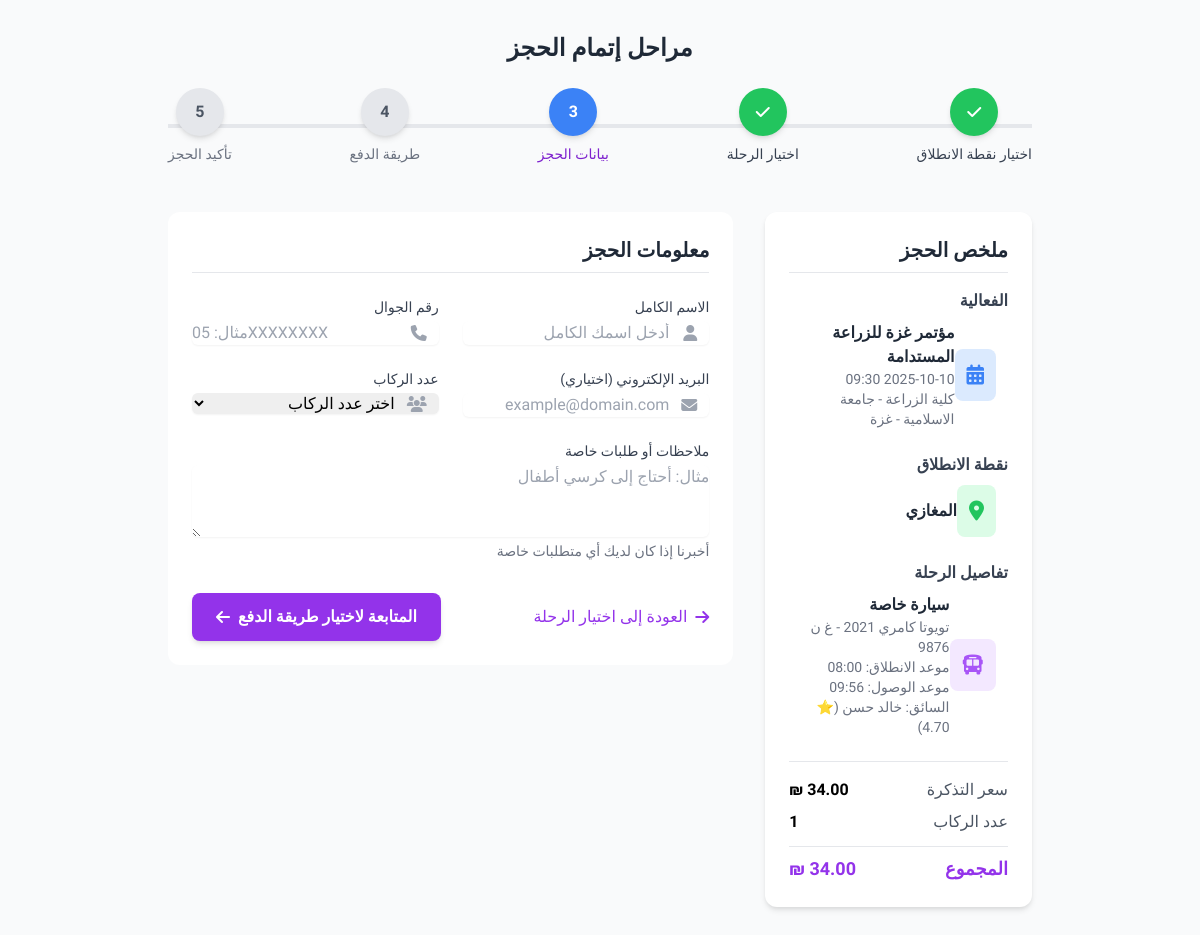
Page /transport/Booking_details.php?trip_id=21 on the committed database.
### tables this page shows
CREATE TABLE `transport_trips` (
  `id` int(11) NOT NULL,
  `event_id` int(11) NOT NULL,
  `starting_point_id` int(11) NOT NULL,
  `transport_type_id` int(11) NOT NULL,
  `driver_id` int(11) DEFAULT NULL,
  `transport_price_id` int(11) DEFAULT NULL,
  `vehicle_id` int(11) DEFAULT NULL,
  `departure_time` datetime NOT NULL,
  `arrival_time` time NOT NULL,
  `price` decimal(10,2) NOT NULL,
  `total_seats` int(11) NOT NULL,
  `available_seats` int(11) NOT NULL,
  `features` longtext DEFAULT NULL CHECK (json_valid(`features`)),
  `description` text DEFAULT NULL,
  `is_active` tinyint(1) DEFAULT 1,
  `created_at` timestamp NOT NULL DEFAULT current_timestamp(),
  `updated_at` timestamp NOT NULL DEFAULT current_timestamp() ON UPDATE current_timestamp()
);

CREATE TABLE `events` (
  `id` int(11) NOT NULL,
  `title` varchar(255) NOT NULL,
  `description` text NOT NULL,
  `location` varchar(255) NOT NULL,
  `date_time` datetime NOT NULL,
  `end_time` datetime NOT NULL,
  `price` decimal(10,2) NOT NULL,
  `capacity` int(11) DEFAULT 100,
  `original_price` decimal(10,2) DEFAULT NULL,
  `category` varchar(50) NOT NULL,
  `organizer` varchar(100) DEFAULT NULL,
  `contact_email` varchar(100) DEFAULT NULL,
  `contact_phone` varchar(50) DEFAULT NULL,
  `is_featured` tinyint(1) DEFAULT 0,
  `status` varchar(20) DEFAULT 'active',
  `is_active` tinyint(1) DEFAULT 1,
  `image` varchar(255) DEFAULT NULL,
  `available_tickets` int(11) NOT NULL,
  `featured` tinyint(1) DEFAULT 0,
  `created_at` timestamp NOT NULL DEFAULT current_timestamp(),
  `updated_at` timestamp NOT NULL DEFAULT current_timestamp() ON UPDATE current_timestamp()
);

CREATE TABLE `transport_starting_points` (
  `id` int(11) NOT NULL,
  `name` varchar(100) NOT NULL,
  `region` enum('north','center','south') NOT NULL,
  `icon` varchar(50) DEFAULT 'city',
  `description` text DEFAULT NULL,
  `is_active` tinyint(1) DEFAULT 1,
  `created_at` timestamp NOT NULL DEFAULT current_timestamp(),
  `updated_at` timestamp NOT NULL DEFAULT current_timestamp() ON UPDATE current_timestamp()
);

CREATE TABLE `transport_types` (
  `id` int(11) NOT NULL,
  `name` varchar(100) NOT NULL,
  `description` text DEFAULT NULL,
  `icon` varchar(50) DEFAULT 'bus',
  `is_active` tinyint(1) DEFAULT 1,
  `created_at` timestamp NOT NULL DEFAULT current_timestamp()
);

CREATE TABLE `transport_vehicles` (
  `id` int(11) NOT NULL,
  `driver_id` int(11) NOT NULL,
  `transport_type_id` int(11) NOT NULL,
  `plate_number` varchar(20) NOT NULL,
  `model` varchar(100) DEFAULT NULL,
  `year` int(11) DEFAULT NULL,
  `color` varchar(50) DEFAULT NULL,
  `capacity` int(11) NOT NULL,
  `photo` varchar(255) DEFAULT NULL,
  `features` longtext DEFAULT NULL CHECK (json_valid(`features`)),
  `is_active` tinyint(1) DEFAULT 1,
  `created_at` timestamp NOT NULL DEFAULT current_timestamp(),
  `updated_at` timestamp NOT NULL DEFAULT current_timestamp() ON UPDATE current_timestamp()
);

CREATE TABLE `transport_drivers` (
  `id` int(11) NOT NULL,
  `name` varchar(255) NOT NULL,
  `phone` varchar(20) NOT NULL,
  `license_number` varchar(50) NOT NULL,
  `license_type` enum('private','public','commercial','heavy') DEFAULT 'private',
  `license_expiry` date DEFAULT NULL,
  `address` text DEFAULT NULL,
  `governorate` varchar(100) DEFAULT NULL,
  `city` varchar(100) DEFAULT NULL,
  `region` enum('north','center','south') DEFAULT NULL,
  `status` enum('available','busy','offline') DEFAULT 'available',
  `experience_years` int(11) DEFAULT 0,
  `rating` decimal(3,2) DEFAULT 5.00,
  `photo` varchar(255) DEFAULT NULL,
  `is_active` tinyint(1) DEFAULT 1,
  `created_at` timestamp NOT NULL DEFAULT current_timestamp(),
  `updated_at` timestamp NOT NULL DEFAULT current_timestamp() ON UPDATE current_timestamp()
);

### transport/Booking_details.php (the view, shortened to what the rows shown need)
<?php
require_once '../includes/functions.php';
require_once '../includes/transport_functions.php';
$trip_id = $_GET['trip_id'];
$trips_data = [
    1 => [
        'id' => 1,
        'event_id' => 1,
        'starting_point_id' => 3,
        'event_title' => 'حفلة محمد عساف',
        'event_date' => '2024-02-15 20:00:00',
        'event_location' => 'مسرح غزة الكبير',
        'starting_point_name' => 'رفح',
        'region' => 'south',
        'transport_type_name' => 'حافلة سياحية',
        'model' => 'مرسيدس',
        'year' => '2022',
        'plate_number' => 'غ-123456',
        'departure_time' => '18:00:00',
        'arrival_time' => '19:30:00',
        'driver_name' => 'أحمد محمد',
        'driver_rating' => '4.8',
        'available_seats' => 15,
        'price' => 25
    ],
    2 => [
        'id' => 2,
        'event_id' => 1,
        'starting_point_id' => 3,
        'event_title' => 'حفلة محمد عساف',
        'event_date' => '2024-02-15 20:00:00',
        'event_location' => 'مسرح غزة الكبير',
        'starting_point_name' => 'رفح',
        'region' => 'south',
        'transport_type_name' => 'ميكروباص',
        'model' => 'هيونداي',
        'year' => '2021',
        'plate_number' => 'غ-789012',
        'departure_time' => '18:30:00',
        'arrival_time' => '19:45:00',
        'driver_name' => 'محمد أحمد',
        'driver_rating' => '4.5',
        'available_seats' => 8,
        'price' => 20
    ],
    3 => [
        'id' => 3,
        'event_id' => 1,
        'starting_point_id' => 3,
        'event_title' => 'حفلة محمد عساف',
        'event_date' => '2024-02-15 20:00:00',
        'event_location' => 'مسرح غزة الكبير',
        'starting_point_name' => 'رفح',
        'region' => 'south',
        'transport_type_name' => 'حافلة عادية',
        'model' => 'إيفيكو',
        'year' => '2020',
        'plate_number' => 'غ-345678',
        'departure_time' => '17:30:00',
        'arrival_time' => '19:00:00',
        'driver_name' => 'خالد سالم',
        'driver_rating' => '4.2',
        'available_seats' => 25,
        'price' => 15
    ]
];
try {
    $trip = get_trip_by_id($trip_id);
} catch (Exception $e) {
    error_log("Error fetching trip: " . $e->getMessage());
    $trip = $trips_data[$trip_id] ?? null;
    if (!$trip) {
        header('Location: ../events.php');
        exit();
    }
}
?>
<!DOCTYPE html>
<html lang="ar" dir="rtl">
<head>
    <script src="https://cdn.tailwindcss.com"></script>
    <link rel="stylesheet" href="https://cdnjs.cloudflare.com/ajax/libs/font-awesome/6.4.0/css/all.min.css">
</head>
<body class="bg-gray-50">
    <div class="container mx-auto px-4 py-8 max-w-4xl">
        <div class="mb-12">
            <h2 class="text-2xl font-bold text-gray-800 mb-6 text-center">مراحل إتمام الحجز</h2>
        </div>
        <div class="grid grid-cols-1 md:grid-cols-3 gap-8">
            <div class="md:col-span-1">
                <div class="bg-white rounded-xl p-6 summary-card">
                    <div class="mb-6">
                        <div class="flex items-center">
                            <div>
                                <p class="font-bold text-gray-800"><?php echo $trip['event_title']; ?></p>
                                <p class="text-sm text-gray-500"><?php echo date('Y-m-d H:i', strtotime($trip['event_date'])); ?></p>
                                <p class="text-sm text-gray-500"><?php echo $trip['event_location']; ?></p>
                            </div>
                        </div>
                    </div>
                    <div class="mb-6">
                        <div class="flex items-center">
                            <div>
                                <p class="font-bold text-gray-800"><?php echo $trip['starting_point_name']; ?></p>
                            </div>
                        </div>
                    </div>
                    <div class="mb-6">
                        <div class="flex items-center">
                            <div>
                                <p class="font-bold text-gray-800"><?php echo $trip['transport_type_name']; ?></p>
                                <?php if ($trip['model']): ?>
                                <p class="text-sm text-gray-500"><?php echo $trip['model'] . ' ' . $trip['year']; ?> - <?php echo $trip['plate_number']; ?></p>
                                <?php endif; ?>
                                <p class="text-sm text-gray-500">موعد الانطلاق: <?php echo format_time($trip['departure_time']); ?></p>
                                <p class="text-sm text-gray-500">موعد الوصول: <?php echo format_time($trip['arrival_time']); ?></p>
                                <?php if ($trip['driver_name']): ?>
                                <p class="text-sm text-gray-500">السائق: <?php echo $trip['driver_name']; ?> (⭐ <?php echo $trip['driver_rating']; ?>)</p>
                                <?php endif; ?>
                            </div>
                        </div>
                    </div>
                    <div class="pt-4 border-t">
                        <div class="flex justify-between items-center mb-2">
                            <span class="text-gray-600">سعر التذكرة</span>
                            <span class="font-bold" id="ticket-price"><?php echo $trip['price']; ?> ₪</span>
                        </div>
                    </div>
                </div>
            </div>
        </div>
    </div>
</body>
</html>

### rows in the picture
transport_trips: event.title "مؤتمر غزة للزراعة المستدامة", event.date_time "2025-10-10 09:30", event.location "كلية الزراعة - جامعة الاسلامية - غزة", starting_point.name "المغازي", transport_type.name "سيارة خاصة", vehicle.model "تويوتا كامري", vehicle.plate_number "غ ن 9876", departure_time "08:00", arrival_time "09:56", driver.name "خالد حسن", driver.rating "4.70", price "34.00"
